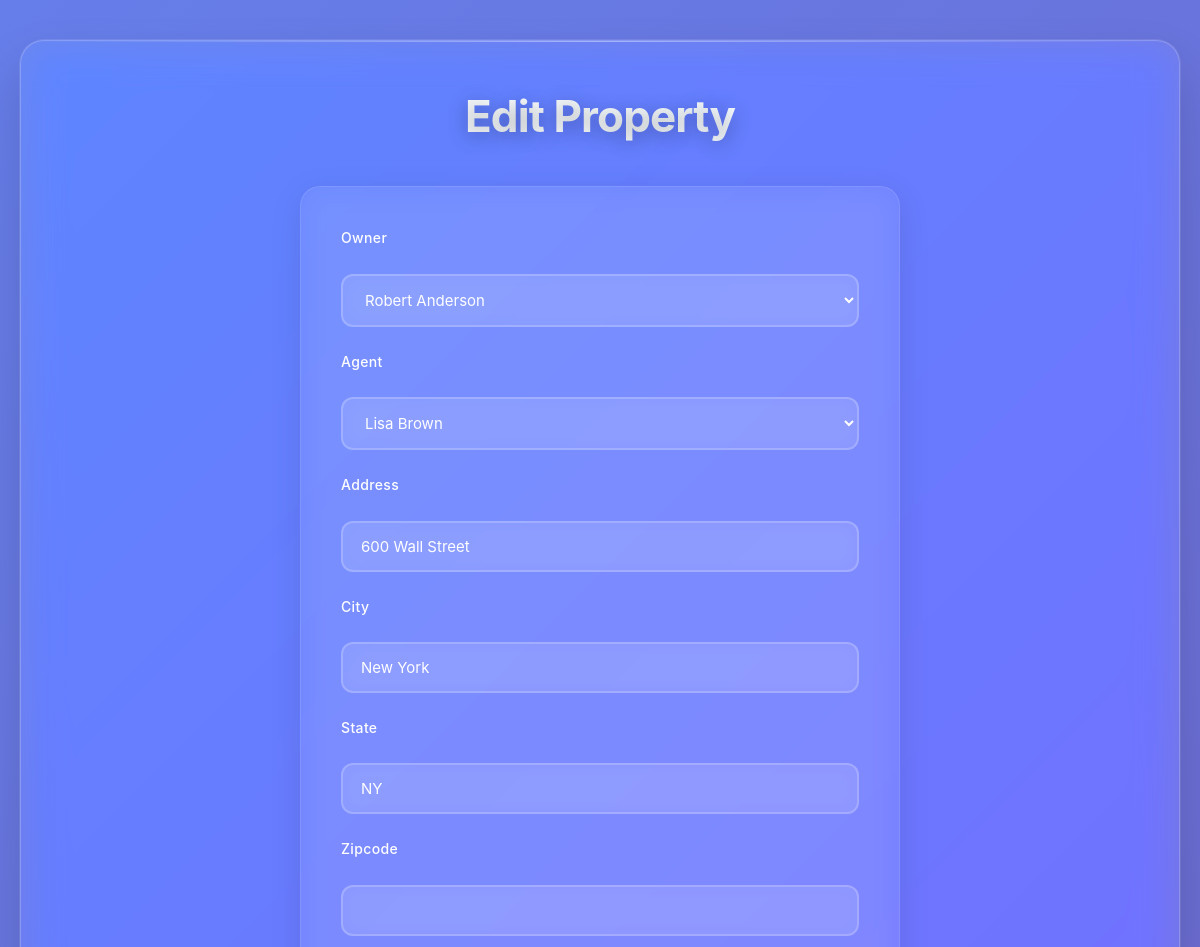
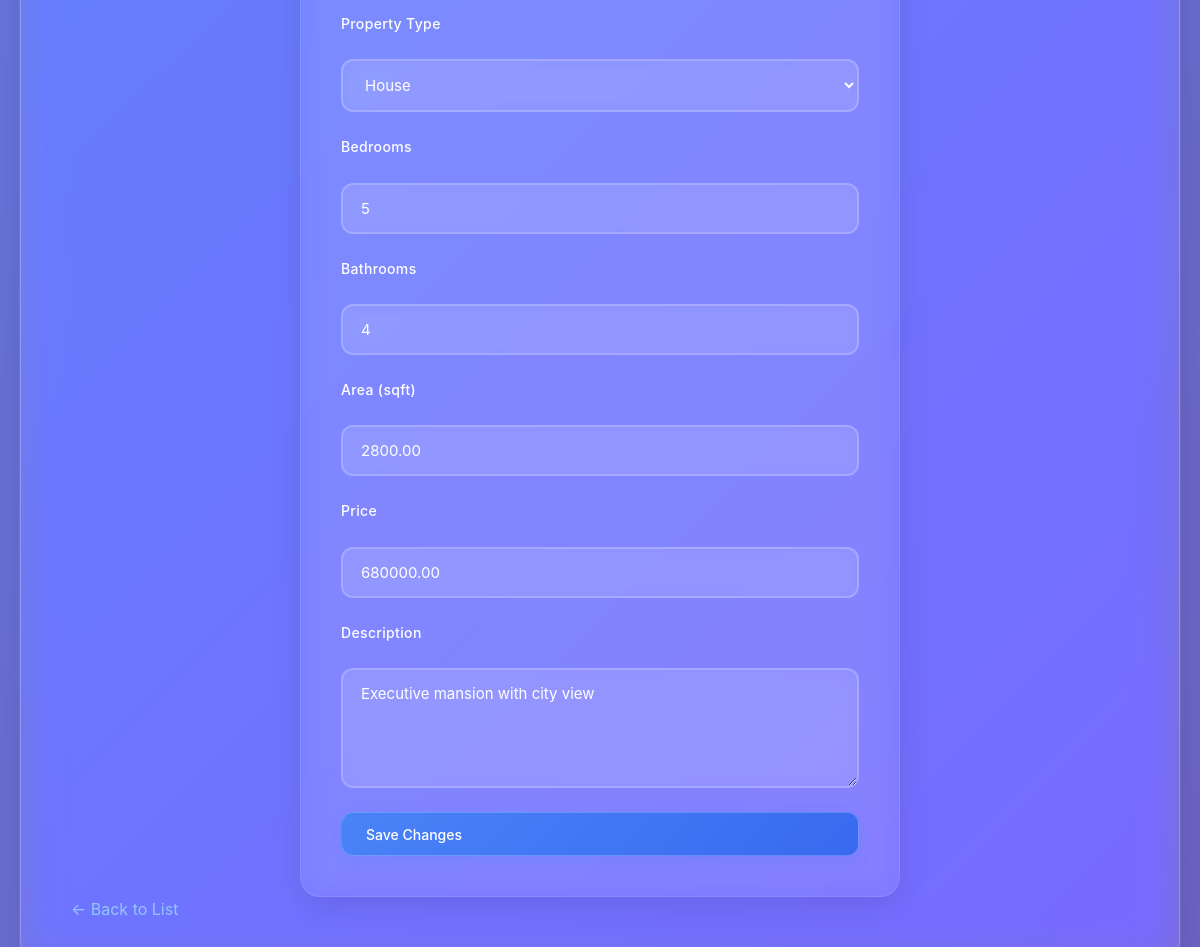
The app's page /edit_property.php?id=6 with its own data (2 pictures, top to bottom).
### tables this page shows
CREATE TABLE Properties (
    property_id INT PRIMARY KEY AUTO_INCREMENT,
    owner_id INT NOT NULL,
    agent_id INT,
    address TEXT NOT NULL,
    city VARCHAR(50) NOT NULL,
    state VARCHAR(50) NOT NULL,
    zipcode VARCHAR(10),
    property_type ENUM('House', 'Apartment', 'Commercial', 'Land') NOT NULL,
    bedrooms INT DEFAULT 0,
    bathrooms INT DEFAULT 0,
    area_sqft DECIMAL(10,2),
    price DECIMAL(12,2) NOT NULL,
    status ENUM('Available', 'Sold', 'Rented', 'Under Contract') DEFAULT 'Available',
    listing_date DATE DEFAULT (CURRENT_DATE),
    description TEXT,
    FOREIGN KEY (owner_id) REFERENCES Owners(owner_id),
    FOREIGN KEY (agent_id) REFERENCES Agents(agent_id)
);

CREATE TABLE Owners (
    owner_id INT PRIMARY KEY AUTO_INCREMENT,
    name VARCHAR(100) NOT NULL,
    phone VARCHAR(15) NOT NULL,
    email VARCHAR(100),
    address TEXT,
    registration_date DATE DEFAULT (CURRENT_DATE)
);

CREATE TABLE Agents (
    agent_id INT PRIMARY KEY AUTO_INCREMENT,
    name VARCHAR(100) NOT NULL,
    phone VARCHAR(15) UNIQUE NOT NULL,
    email VARCHAR(100) UNIQUE NOT NULL,
    commission_rate DECIMAL(5,2) DEFAULT 2.5,
    hire_date DATE NOT NULL,
    experience_years INT DEFAULT 0,
    status ENUM('Active', 'Inactive') DEFAULT 'Active'
);

### edit_property.php (the view, shortened to what this page needs)
<?php
include 'db_connect.php';
$id = isset($_GET['id']) ? intval($_GET['id']) : 0;
$result = $conn->query("SELECT * FROM Properties WHERE property_id = $id LIMIT 1");
$property = $result->fetch_assoc();
$owners = $conn->query("SELECT owner_id, name FROM Owners");
$agents = $conn->query("SELECT agent_id, name FROM Agents WHERE status = 'Active'");
?>
<!DOCTYPE html>
<html>
<head>
    <link rel="stylesheet" href="css/style.css">
</head>
<body>
    <div class="container">
        <h1>Edit Property</h1>
        <form action="update_property.php" method="POST" class="form">
            <label>Owner</label>
            <select name="owner_id" required>
                <?php while ($owner = $owners->fetch_assoc()): ?>
                    <option value="<?= $owner['owner_id'] ?>" <?= $owner['owner_id'] == $property['owner_id'] ? 'selected' : '' ?>>
                        <?= htmlspecialchars($owner['name']) ?>
                    </option>
                <?php endwhile; ?>
            </select>
            <label>Agent</label>
            <select name="agent_id">
                <?php while ($agent = $agents->fetch_assoc()): ?>
                    <option value="<?= $agent['agent_id'] ?>" <?= $agent['agent_id'] == $property['agent_id'] ? 'selected' : '' ?>>
                        <?= htmlspecialchars($agent['name']) ?>
                    </option>
                <?php endwhile; ?>
            </select>
            <label>Address</label>
            <input type="text" name="address" value="<?= htmlspecialchars($property['address']) ?>" required>
            <label>City</label>
            <input type="text" name="city" value="<?= htmlspecialchars($property['city']) ?>" required>
            <label>State</label>
            <input type="text" name="state" value="<?= htmlspecialchars($property['state']) ?>" required>
            <label>Zipcode</label>
            <input type="text" name="zipcode" value="<?= htmlspecialchars($property['zipcode']) ?>">
            <label>Property Type</label>
            <select name="property_type" required>
                <option value="House" <?= $property['property_type'] == 'House' ? 'selected' : '' ?>>House</option>
            </select>
            <label>Bedrooms</label>
            <input type="number" name="bedrooms" value="<?= $property['bedrooms'] ?>" required>
            <label>Bathrooms</label>
            <input type="number" name="bathrooms" value="<?= $property['bathrooms'] ?>" required>
            <label>Area (sqft)</label>
            <input type="number" step="0.01" name="area_sqft" value="<?= $property['area_sqft'] ?>" required>
            <label>Price</label>
            <input type="number" step="0.01" name="price" value="<?= $property['price'] ?>" required>
            <label>Description</label>
            <textarea name="description"><?= htmlspecialchars($property['description']) ?></textarea>
            <button type="submit" class="btn">Save Changes</button>
        </form>
        <p><a href="index.php">← Back to List</a></p>
    </div>
</body>
</html>

### css/style.css (style rules this page uses)
* { margin: 0; padding: 0; box-sizing: border-box; font-family: 'Inter', 'Segoe UI', -apple-system, BlinkMacSystemFont, sans-serif; }
body { background: linear-gradient(135deg, #667eea 0%, #764ba2 50%, #f093fb 100%); background-size: 400% 400%; animation: gradientShift 15s ease infinite; color: #ffffff; padding: 40px 20px; min-height: 100vh; display: flex; justify-content: center; align-items: flex-start; background-attachment: fixed; line-height: 1.6; }
.container { max-width: 1200px; width: 100%; margin: 0 auto; background: rgba(255, 255, 255, 0.08); backdrop-filter: blur(20px) saturate(180%); -webkit-backdrop-filter: blur(20px) saturate(180%); padding: 40px 50px; box-shadow: 0 25px 50px rgba(0, 0, 0, 0.15), 0 0 0 1px rgba(255, 255, 255, 0.1); border-radius: 24px; border: 1px solid rgba(255, 255, 255, 0.2); position: relative; overflow: hidden; }
.container::before { content: ''; position: absolute; top: 0; left: 0; right: 0; height: 1px; background: linear-gradient(90deg, transparent, rgba(255, 255, 255, 0.4), transparent); }
h1 { font-size: 2.75rem; font-weight: 700; margin-bottom: 35px; color: #ffffff; text-align: center; letter-spacing: -0.02em; text-shadow: 0 4px 20px rgba(0, 0, 0, 0.3); background: linear-gradient(135deg, #ffffff 0%, #f0f9ff 100%); -webkit-background-clip: text; -webkit-text-fill-color: transparent; background-clip: text; }
.btn { display: inline-flex; align-items: center; gap: 8px; background: linear-gradient(135deg, rgba(59, 130, 246, 0.8) 0%, rgba(37, 99, 235, 0.8) 100%); backdrop-filter: blur(10px); color: #ffffff; padding: 12px 24px; border-radius: 12px; text-decoration: none; font-weight: 500; font-size: 14px; transition: all 0.3s cubic-bezier(0.4, 0, 0.2, 1); cursor: pointer; border: 1px solid rgba(255, 255, 255, 0.2); user-select: none; position: relative; overflow: hidden; min-height: 44px; box-shadow: 0 4px 15px rgba(59, 130, 246, 0.2); }
.btn::before { content: ''; position: absolute; top: 0; left: -100%; width: 100%; height: 100%; background: linear-gradient(90deg, transparent, rgba(255, 255, 255, 0.2), transparent); transition: left 0.5s; }
form.form { max-width: 600px; margin: 0 auto; display: flex; flex-direction: column; gap: 24px; background: rgba(255, 255, 255, 0.05); backdrop-filter: blur(15px); padding: 40px; border-radius: 20px; border: 1px solid rgba(255, 255, 255, 0.1); box-shadow: 0 8px 32px rgba(0, 0, 0, 0.1); }
form.form label { font-weight: 500; font-size: 14px; color: #ffffff; letter-spacing: 0.025em; }
form.form input, form.form textarea, form.form select { padding: 14px 18px; border: 2px solid rgba(255, 255, 255, 0.2); border-radius: 12px; font-size: 15px; background: rgba(255, 255, 255, 0.1); backdrop-filter: blur(10px); color: #ffffff; transition: all 0.3s cubic-bezier(0.4, 0, 0.2, 1); font-family: inherit; min-height: 48px; }
form.form input::placeholder, form.form textarea::placeholder { color: rgba(255, 255, 255, 0.6); }
form.form textarea { min-height: 120px; resize: vertical; }
form.form select { cursor: pointer; }
form.form select option { background: #1f2937; color: #ffffff; padding: 10px; }
a { color: #93c5fd; text-decoration: none; transition: all 0.3s ease; }

### records on screen
properties: owner_id "Robert Anderson", agent_id "Lisa Brown", address "600 Wall Street", city "New York", state "NY", property_type "House", bedrooms "5", bathrooms "4", area_sqft "2800.00", price "680000.00", description "Executive mansion with city view"
